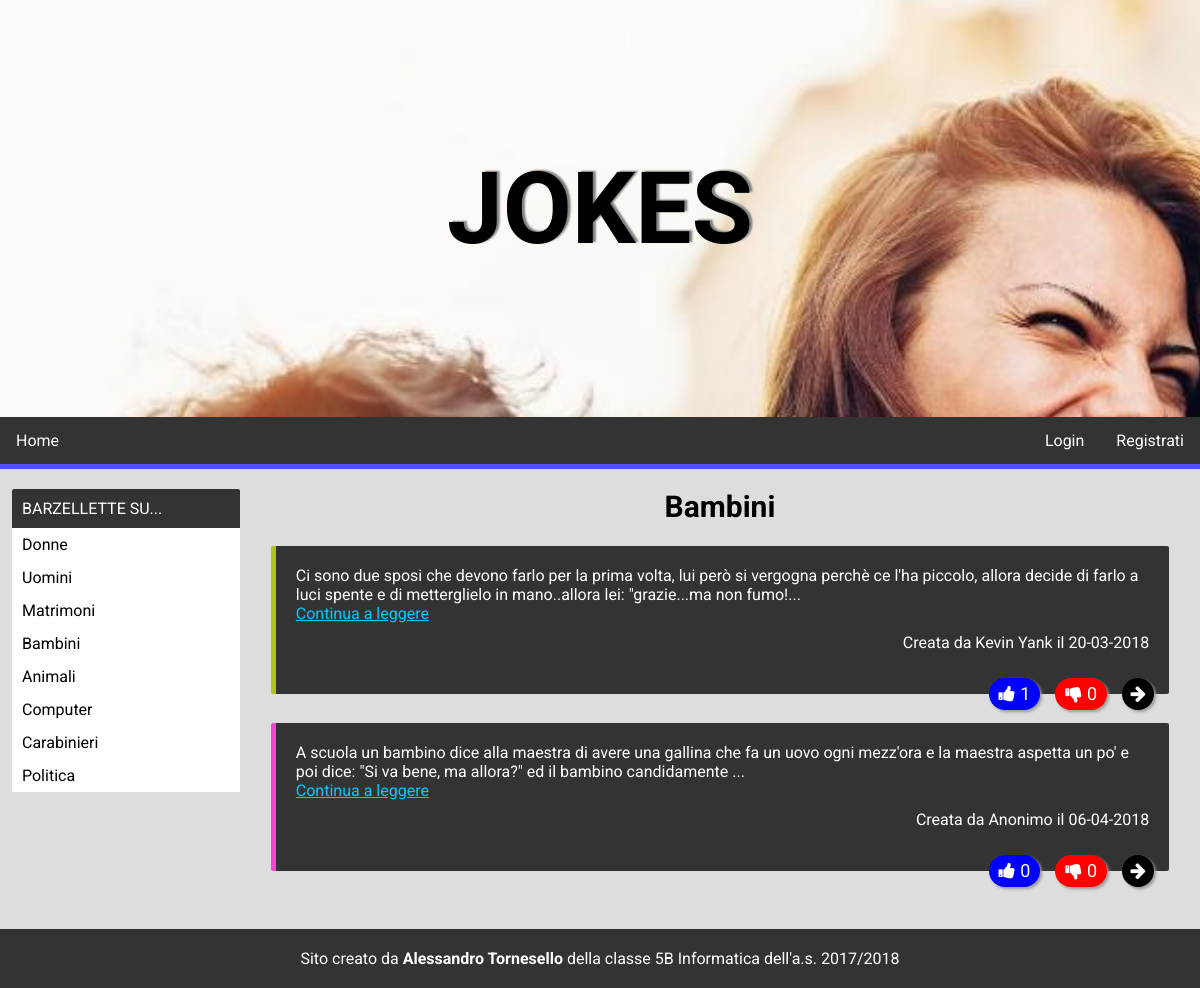
Screenshot of /category.php?category=Bambini with the database file from the repository.
### tables this page shows
CREATE TABLE `category` (
  `id` int(11) NOT NULL,
  `name` varchar(255) DEFAULT NULL
);

CREATE TABLE `joke` (
  `id` int(11) NOT NULL,
  `joketext` text,
  `jokedate` date NOT NULL,
  `idauthor` int(11) DEFAULT NULL,
  `likeCounter` int(11) NOT NULL,
  `unlikeCounter` int(11) NOT NULL
);

CREATE TABLE `author` (
  `id` int(11) NOT NULL,
  `name` varchar(255) DEFAULT NULL,
  `email` varchar(255) DEFAULT NULL,
  `idUtente` int(11) NOT NULL
);

### category.php (the view, shortened to what this page needs)
<!DOCTYPE html>
<html>
  <head>
    <link rel="stylesheet" type="text/css" media="screen" href="styles/main.css"/>
    <link rel="stylesheet" type="text/css" media="screen" href="styles/joketable.css"/>
    <link rel="stylesheet" type="text/css" media="screen" href="styles/category.css"/>
    <link rel="stylesheet" href="https://maxcdn.bootstrapcdn.com/font-awesome/4.5.0/css/font-awesome.min.css">
  </head>
  <body>
    <div class="header">
        <div class="img">
            <p>Jokes</p>
        </div>
        <?php include("menu.php"); ?>
    </div>
    <div class="sidebar">
        <table class="categoriestable">
            <tr><td class="categoriestitle">Barzellette su...</td></tr>
            <?php
                include("conn.php");
                $sql = "SELECT name
                        FROM category";
                if($result = $conn->query($sql)) {
                    while ($row = $result->fetch_assoc()) {
                        echo "<tr><td class='categoriesname'><a href='category.php?category=".
                          $row['name']."'>".
                          $row['name'].
                          "</a></td></tr>";
                    }
                }
            ?>
        </table>
    </div>
    <div class="content">
        <h2 class="categoryname"><?php echo $_GET["category"]; ?></h2>
        <table class="jokestable">
        <?php
            $sql = "SELECT j.id, j.joketext, j.jokedate , a.name, j.likeCounter, j.unlikeCounter
                    FROM joke j, author a, jokecategory jc, category c
                    WHERE c.name = '".$_GET["category"]."'
                    AND j.idauthor = a.id
                    AND j.id = jc.jokeid
                    AND jc.categoryid = c.id";
            if($result = $conn->query($sql)) {
                while ($row = $result->fetch_assoc()) {
                    $newDate = date("d-m-Y", strtotime($row['jokedate']));
                    if(strlen($row['joketext']) >= 200) {
                        $row['joketext'] = substr($row['joketext'], 0, 200);
                        $row['joketext'] .= "...<br><a href='detail.php?id=".$row['id']."'>Continua a leggere</a> ";
                      }
                    echo "<tr>
                        <td style='border-left:5px solid rgb(".
                        rand(0,255).",".rand(0,255).",".rand(0,255).
                        ")'>
                        <p class='text'>".
                        $row['joketext'].
                        "</p>
                        <p class='author'>Creata da ".
                        $row['name']." il ". $newDate.
                        "</p><br>
                        <div class='jokeinfo'>
                        <div class='info float'>
                          <a href='detail.php?id=".
                          $row['id'].
                          "'>
                            <i class='fa fa-arrow-right'></i>
                          </a>
                        </div>
                        <form action='".$_SERVER["PHP_SELF"]."?category=".$_GET["category"]."' method='POST'>
                            <button type='submit' name='action' value='".$row['id']."-unlike-".$_GET["category"]."' class='floatWithText unlike'>
                              <i class='fa fa-thumbs-down my-float unlike'>
                              <span class='unlike'>".
                              $row['unlikeCounter'].
                              "</span>
                              </i>
                            </button>
                        </form>
                        <form action='".$_SERVER["PHP_SELF"]."?category=".$_GET["category"]."' method='POST'>
                            <button type='submit' name='action' value='".$row['id']."-like-".$_GET["category"]."' class='floatWithText like'>
                              <i class='fa fa-thumbs-up my-float like'>
                              <span class='like'>".
                              $row['likeCounter'].
                              "</span>
                              </i>
                            </button>
                        </form>
                        </div></td></tr><tr><td class='spacer'></td></tr>";
                }
            }
        ?>
        </table>
    </div>
    <div class="footer">
      <?php include("footer.php"); ?>
    </div>
  </body>
</html>

### styles/main.css (style rules this page uses)
* { padding: 0; margin: 0; font-family: 'Roboto', sans-serif; }
body { background-color: #ddd; }
div.sidebar { float: left; width: 20%; }
div.content { float: right; width: 80%; }
table.categoriestable { margin: 20px 0 5% 5%; width: 95%; border-collapse: collapse; }
td.categoriestitle { background-color: #333; color: #fff; padding: 10px; text-transform: uppercase; border-radius: 2px 2px 0 0; }
td.categoriesname { background-color: #fff; padding: 7px 10px; }
td.categoriesname a { text-decoration: none; color: #000; }
div.img { background-image: url("../img/bg_home.jpg"); background-attachment: fixed; background-repeat: no-repeat; background-size: cover; background-position: 0 -30px; padding: 150px 0 150px 0; text-align: center; }
div.img p { font-size: 100px; text-transform: uppercase; font-weight: bold; color: #000; font-family: 'Comfortaa', cursive; text-shadow: 3px -1px 2px rgb(128, 128, 128); }
div.footer { clear: both; }

### styles/joketable.css (style rules this page uses)
table.jokestable { margin: 20px 3% 3% 3%; width: 94%; }
table.jokestable tr td.spacer { height: 25px; background-color: transparent; }
table.jokestable tr td { background-color: #333; color: #fff; border-radius: 2px; }
table.jokestable tr td p.author { float: right; padding: 10px 20px 10px 0px; }
table.jokestable tr td p.text { padding: 20px 20px 0 20px; }
table.jokestable tr td p.text a { color: #0cf; }
table.jokestable tr td div.jokeinfo { width: 100%; text-align: right; height: 0; margin-top: 20px; }
table.jokestable tr td div.jokeinfo span.like, table.jokestable tr td div.jokeinfo span.unlike, table.jokestable tr td div.jokeinfo button { float: right; }
table.jokestable tr td div.jokeinfo span.like, table.jokestable tr td div.jokeinfo span.unlike { height: 32px; line-height: 32px; padding: 0 0 0 5px; }
table.jokestable tr td div.jokeinfo button i.like, table.jokestable tr td div.jokeinfo button i.unlike, table.jokestable tr td div.jokeinfo button i.edit, table.jokestable tr td div.jokeinfo button i.delete { color: #fff; height: 32px; line-height: 32px; font-size: 18px; }
table.jokestable tr td div.jokeinfo button.like { background-color: #00f; padding: 0 10px 0 10px; margin-left: 15px; }
table.jokestable tr td div.jokeinfo button.unlike { background-color: #f00; padding: 0 10px 0 10px; margin-left: 15px; }
table.jokestable tr td div.info { float: right; background-color: #000; margin: 0 15px 0 15px; }
table.jokestable tr td div.info a i { color: #fff; line-height: 32px; font-size: 18px; }
table.jokestable tr td div.jokeinfo button { background-color: #000; border-width: 0; }
.float { position:relative; width:32px; height:32px; bottom:-16px; color:#FFF; border-radius:16px; text-align:center; box-shadow: 2px 2px 3px #999; }
.floatWithText { position:relative; height:32px; bottom:-16px; color:#FFF; border-radius:16px; text-align:center; box-shadow: 2px 2px 3px #999; }

### styles/category.css (style rules this page uses)
.categoryname { text-align: center; font-size: 30px; margin: 20px; }

### rows the page displays
category: name "Donne"
category: name "Uomini"
category: name "Matrimoni"
category: name "Bambini"
category: name "Animali"
category: name "Computer"
category: name "Carabinieri"
category: name "Politica"
joke: joketext "Ci sono due sposi che devono farlo per la prima volta, lui però si vergogna perchè ce l'ha piccolo, allora decide di farlo a luci spente e di metterglielo in mano..allora lei: \"grazie...ma non fumo!", idauthor.name "Kevin Yank", jokedate "20-03-2018", $row['id'] 5 (drawn), unlikeCounter "0", likeCounter "1"
joke: joketext "A scuola un bambino dice alla maestra di avere una gallina che fa un uovo ogni mezz'ora e la maestra aspetta un po' e poi dice: \"Si va bene, ma allora?\" ed il bambino candidamente", idauthor.name "Anonimo", jokedate "06-04-2018", $row['id'] 57 (drawn), unlikeCounter "0", likeCounter "0"

### other values shown
$_GET["category"] "Bambini"
